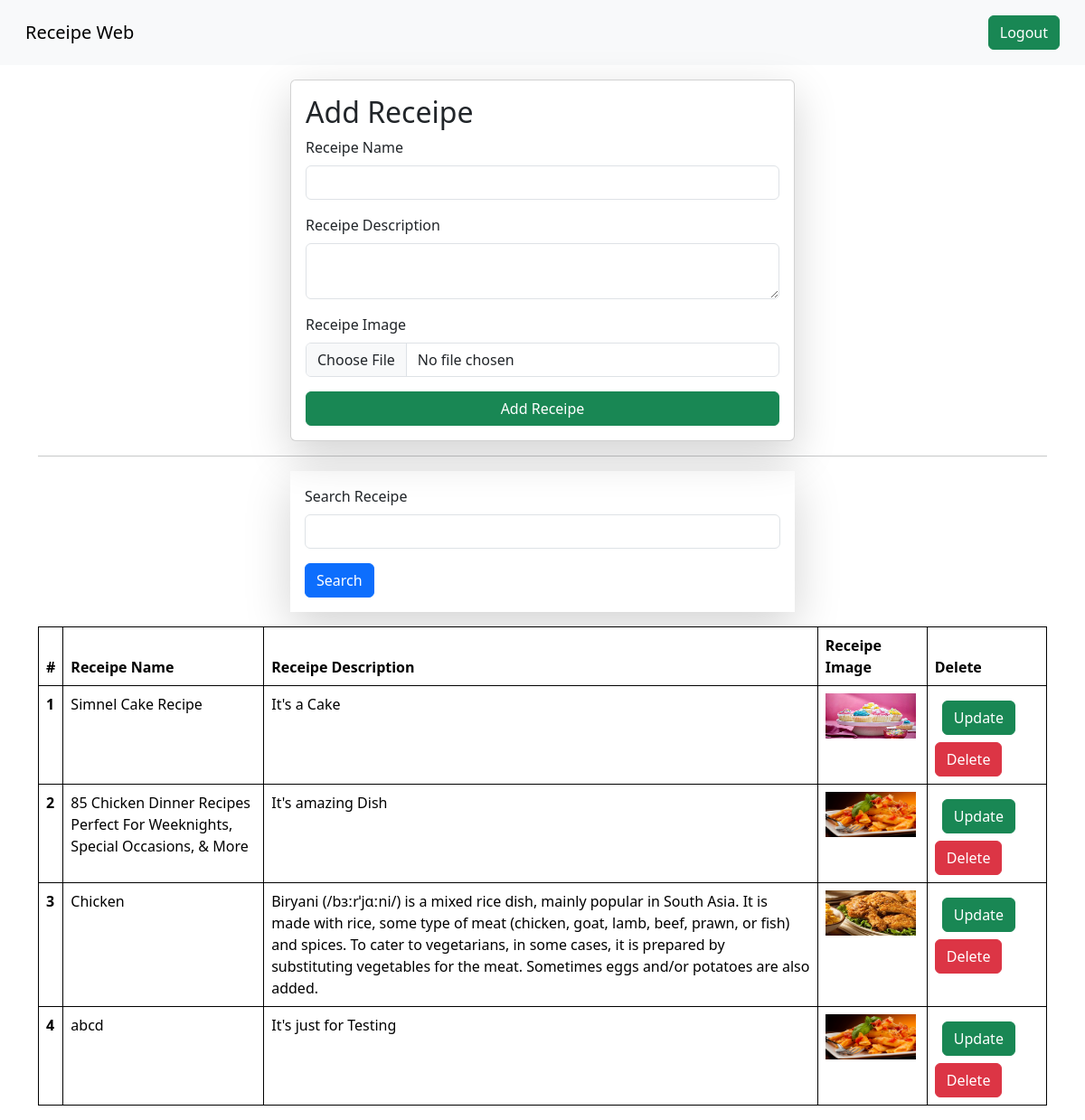
/receipes/ (signed in), run on the app's committed database.
### vege/models.py (models this page shows)
class Receipes(models.Model):
    user = models.ForeignKey(User, on_delete=models.SET_NULL, null=True, blank=True)
    receipe_name = models.CharField(max_length=100)
    receipe_description = models.TextField()
    receipe_image = models.ImageField(upload_to="receipe")

### vege/views.py (the view, shortened to what this page needs)
# urls.py: path('receipes/', receipes, name="receipes"),
@login_required(login_url="/login/")
def receipes(request):
    queryset = Receipes.objects.all()
    if request.GET.get('search'):
        queryset = queryset.filter(receipe_name__icontains = request.GET.get('search'))
    return render(request, 'receipes.html', context={'receipes':queryset})

### vege/templates/receipes.html (shortened to what this page needs)
{% extends "base.html" %}
{% block start %}
      <div class="container mt-3">
        <form class="card shadow-lg col-6 p-3 mx-auto" method="post" enctype="multipart/form-data">
            <h2>Add Receipe</h2>
            <div class="mb-3">
            <label for="exampleInputEmail1" class="form-label">Receipe Name</label>
            <input type="text" name="receipe_name" class="form-control">
            </div>
            <div class="mb-3">
            <label for="exampleInputPassword1" class="form-label">Receipe Description</label>
            <textarea type="text" name="receipe_description" class="form-control"></textarea>
            </div>
            <div class="mb-3">
            <label for="exampleInputEmail1" class="form-label">Receipe Image</label>
            <input type="file" name="receipe_image" class="form-control">
            </div>
            <button type="submit" class="btn btn-success">Add Receipe</button>
        </form>
        <hr>
        <div class="mt-3">
          <div class="mx-auto col-6 shadow-lg p-3">
            <form>
            <div class="mb-3">
              <label for="exampleInputEmail1" class="form-label">Search Receipe</label>
              <input type="text" name="search" class="form-control">
              </div>
              <button type="submit" class="btn btn-primary">Search</button>
            </form>
          </div>
        </div>
        <table class="table mt-3">
            <thead>
              <tr>
                <th scope="col">#</th>
                <th scope="col">Receipe Name</th>
                <th scope="col">Receipe Description</th>
                <th scope="col">Receipe Image</th>
                <th scope="col">Delete</th>
              </tr>
            </thead>
            <tbody>
                {% for data in receipes %}
              <tr>
                <th scope="row">{{forloop.counter}}</th>
                <td>{{data.receipe_name}}</td>
                <td>{{data.receipe_description}}</td>
                <td>
                  <img src="/media/{{data.receipe_image}}" style="height:50px; width:100px;">
                </td>
                <td>
                  <a href="/update_receipe/{{data.id}}/" class="btn btn-success m-2">Update</a>
                  <a href="/delete_receipe/{{data.id}}/" class="btn btn-danger ">Delete</a>
                </td>
              </tr>
              {% endfor %}
            </tbody>
          </table>
    </div>
{% endblock %}

### home/templates/base.html (shortened to what this page needs)
<!doctype html>
<html lang="en">
  <head>
    <link href="https://cdn.jsdelivr.net/npm/bootstrap@5.3.3/dist/css/bootstrap.min.css" rel="stylesheet">
  </head>
  <body>
    <nav class="navbar p-3 bg-body-tertiary">
      <div class="container-fluid">
        <a class="navbar-brand">Receipe Web</a>
        <form class="d-flex" role="search">
          {% if request.user.is_authenticated %}
          <a href="/logout/" class="btn btn-success" type="submit">Logout</a>
          {% else %}
          <a href="login" class="btn btn-success" type="submit">Login</a>
          {% endif %}
        </form>
      </div>
    </nav>
    {% block start %}
    {% endblock %}
</body>
</html>

### home/templates/base.html (style rules this page uses)
table, th, td { border: 1px solid black; border-collapse: collapse; }

### data on the page
Receipes: receipe_name "Simnel Cake Recipe", receipe_description "It's a Cake", receipe_image (picture)
Receipes: receipe_name "85 Chicken Dinner Recipes Perfect For Weeknights, Special Occasions, & More", receipe_description "It's amazing Dish", receipe_image (picture)
Receipes: receipe_name "Chicken", receipe_description "Biryani (/bɜːrˈjɑːni/) is a mixed rice dish, mainly popular in South Asia. It is made with rice, some type of meat (chicken, goat, lamb, beef, prawn, or fish) and spices. To cater to vegetarians, in some cases, it is prepared by substituting vegetables for the meat. Sometimes eggs and/or potatoes are also added.", receipe_image (picture)
Receipes: receipe_name "abcd", receipe_description "It's just for Testing", receipe_image (picture)
